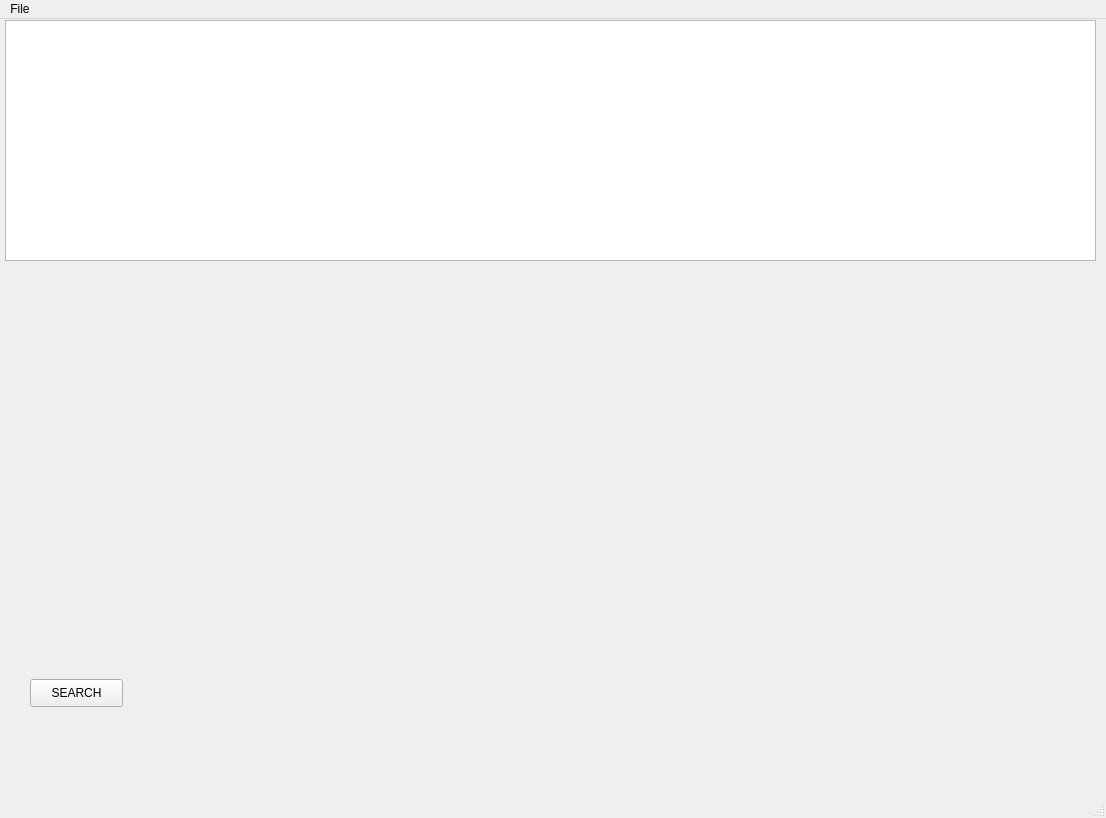
<?xml version="1.0" encoding="UTF-8"?>
<ui version="4.0">
 <class>MainWindow</class>
 <widget class="QMainWindow" name="MainWindow">
  <property name="geometry">
   <rect>
    <x>0</x>
    <y>0</y>
    <width>1106</width>
    <height>818</height>
   </rect>
  </property>
  <property name="windowTitle">
   <string>MainWindow</string>
  </property>
  <widget class="QWidget" name="centralwidget">
   <widget class="QTextBrowser" name="textBrowser">
    <property name="geometry">
     <rect>
      <x>5</x>
      <y>1</y>
      <width>1091</width>
      <height>241</height>
     </rect>
    </property>
   </widget>
   <widget class="QPushButton" name="pushButton">
    <property name="geometry">
     <rect>
      <x>30</x>
      <y>660</y>
      <width>93</width>
      <height>28</height>
     </rect>
    </property>
    <property name="text">
     <string>SEARCH</string>
    </property>
   </widget>
  </widget>
  <widget class="QMenuBar" name="menubar">
   <property name="geometry">
    <rect>
     <x>0</x>
     <y>0</y>
     <width>1106</width>
     <height>26</height>
    </rect>
   </property>
   <widget class="QMenu" name="menuFile">
    <property name="title">
     <string>File</string>
    </property>
    <addaction name="actionOpen"/>
    <addaction name="actionExit"/>
   </widget>
   <addaction name="menuFile"/>
  </widget>
  <widget class="QStatusBar" name="statusbar"/>
  <action name="actionOpen">
   <property name="text">
    <string>Open</string>
   </property>
   <property name="shortcut">
    <string>Ctrl+S</string>
   </property>
  </action>
  <action name="actionExit">
   <property name="text">
    <string>Exit</string>
   </property>
  </action>
 </widget>
 <resources/>
 <connections/>
</ui>
